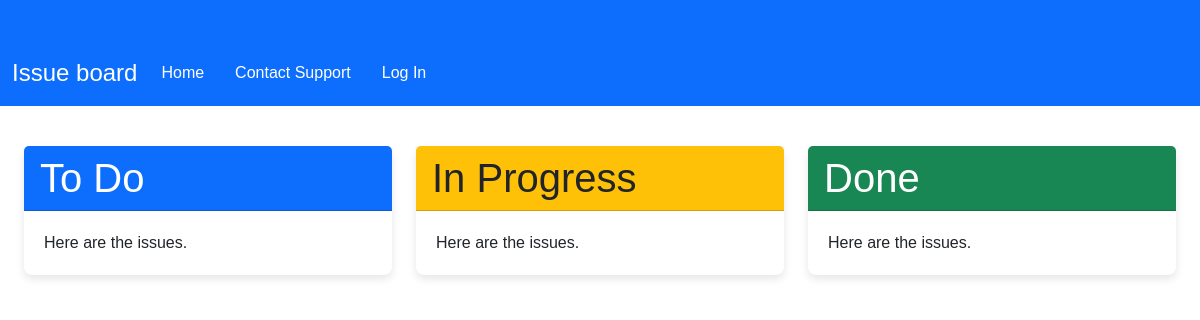
The app's page /issues/, older data.
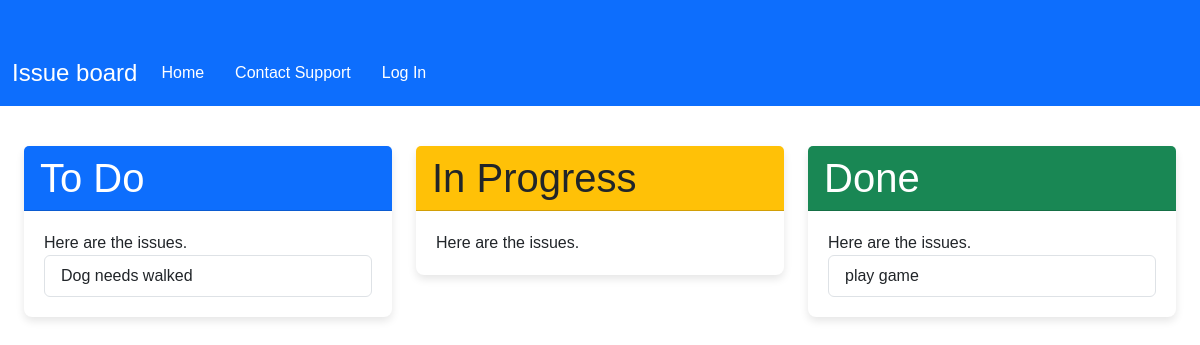
The same page, newer data.
### issues/models.py (models this page shows, shortened)
class Issue(models.Model):
    summary = models.CharField(max_length=256)
    description = models.TextField()
    reporter = models.ForeignKey(get_user_model(), on_delete=models.CASCADE
    )
    assignee = models.ForeignKey(get_user_model(), on_delete=models.CASCADE, related_name='assignee'
    )
    status = models.ForeignKey(Status, on_delete=models.CASCADE)
    created_on = models.DateTimeField(auto_now_add=True)
    is_archived = models.BooleanField(default=False)

### issues/views.py (the view)
# urls.py: path('',BoardView.as_view(),name='board')
class BoardView(ListView):
    template_name ='issues/board.html'
    model = Issue
    def get_context_data(self, **kwargs):
        context = super().get_context_data(**kwargs)
        to_do = Status.objects.get(name='to do')
        in_prog = Status.objects.get(name='in progress')
        done = Status.objects.get(name='done')
        context['to_do_list'] = Issue.objects.filter(
            status=to_do
        ).order_by('-created_on').reverse()
        context['in_prog_list'] = Issue.objects.filter(
            status=in_prog
        ).order_by('-created_on').reverse()
        context['done_list'] = Issue.objects.filter(
            status=done
        ).order_by('-created_on').reverse()
        return context

### pages/templates/issues/board.html (shortened to what this page needs)
{% extends "base.html" %}
{% block content %}
    <div class="container">
        <div class="row">
            <div class="col-md-4">
                <div class="card">
                    <div class="card-header bg-primary text-white">
                        <h1 class="mb-0">To Do</h1>
                    </div>
                    <div class="card-body">
                        <p>Here are the issues.</p>
                        <ul class="list-group">
                            {% for issue in to_do_list %}
                                <li class="list-group-item">{{ issue.summary }}</li>
                            {% endfor %}
                        </ul>
                    </div>
                </div>
            </div>
            <div class="col-md-4">
                <div class="card">
                    <div class="card-header bg-warning">
                        <h1 class="mb-0">In Progress</h1>
                    </div>
                    <div class="card-body">
                        <p>Here are the issues.</p>
                    </div>
                </div>
            </div>
            <div class="col-md-4">
                <div class="card">
                    <div class="card-header bg-success text-white">
                        <h1 class="mb-0">Done</h1>
                    </div>
                    <div class="card-body">
                        <p>Here are the issues.</p>
                        <ul class="list-group">
                            {% for issue in done_list %}
                                <li class="list-group-item">{{ issue.summary }}</li>
                            {% endfor %}
                        </ul>
                    </div>
                </div>
            </div>
        </div>
    </div>
{% endblock content %}

### pages/templates/base.html (shortened to what this page needs)
{% load static %}
<!DOCTYPE html>
<html lang="en">
<head>
    <link href="https://cdn.jsdelivr.net/npm/bootstrap@5.3.2/dist/css/bootstrap.min.css" rel="stylesheet">
<link rel="stylesheet" href="https://cdnjs.cloudflare.com/ajax/libs/font-awesome/6.0.0/css/all.min.css" />
    <link rel="stylesheet" href="{% static 'css/base.css' %}">
</head>
<body>
    <nav class="navbar navbar-expand-lg navbar-dark bg-primary">
        <div class="container">
          <a class="navbar-brand" href="">Issue board</a>
          <div class="collapse navbar-collapse" id="navbarNav">
            <ul class="navbar-nav ml-auto">
              <li class="nav-item">
                <a class="nav-link" aria-current="page" href="">Home</a>
              </li>
              {% if user.is_authenticated %}
              <li class="nav-item">
                <a class="nav-link" href="">User Profile</a>
              </li>
              <li class="nav-item">
                <a class="nav-link" href=""></a>
              </li>
                <li class="nav-item">
                  <a class="nav-link" href="">New Issues</a>
                </li>
                <li class="nav-item">
                  <a class="nav-link" href="">In Progress</a>
              </li>
              <li class="nav-item">
                  <a class="nav-link" href="">Completed Issues</a>
              </li>
                <li class="nav-item">
                  <a class="nav-link" href="">Change Password</a>
                </li>
                <li class="nav-item">
                  <a class="nav-link" href="">Log Out</a>
                </li>
                <li class="nav-item" href=""></li>
              {% else %}
                <li class="nav-item">
                  <a class="nav-link" href="">Contact Support</a>
                </li>
                <li class="nav-item">
                  <a class="nav-link" href="">Log In</a>
                </li>
              {% endif %}
            </ul>
          </div>
        </div>
      </nav>
    <div class="container mt-4">
        {% block content %}
        {% endblock content %}
    </div>
</body>
</html>

### static/base.css (style rules this page uses)
body, h1, h2, h3, p, ul, li { margin: 0; padding: 0; }
body { font-family: 'Arial', sans-serif; }
.container { max-width: 1200px; margin: 0 auto; }
.navbar { background-color: #343a40; padding: 10px 0; }
.navbar-brand { color: #fff; font-size: 1.5rem; }
.navbar-nav .nav-link { color: #fff; margin-right: 15px; font-weight: 500; transition: color 0.3s; }
.card { border: none; border-radius: 8px; margin-bottom: 20px; box-shadow: 0 4px 8px rgba(0, 0, 0, 0.1); }
.card-header { border-radius: 8px 8px 0 0; }
.card-body { padding: 20px; }
@media (min-width: 992px) { .container { margin-top: 40px; } }

Row changes from the older to the newer data that the page shows:
added Issue: summary "Dog needs walked", shown under "To Do"
added Issue: summary "play game", shown under "Done"
